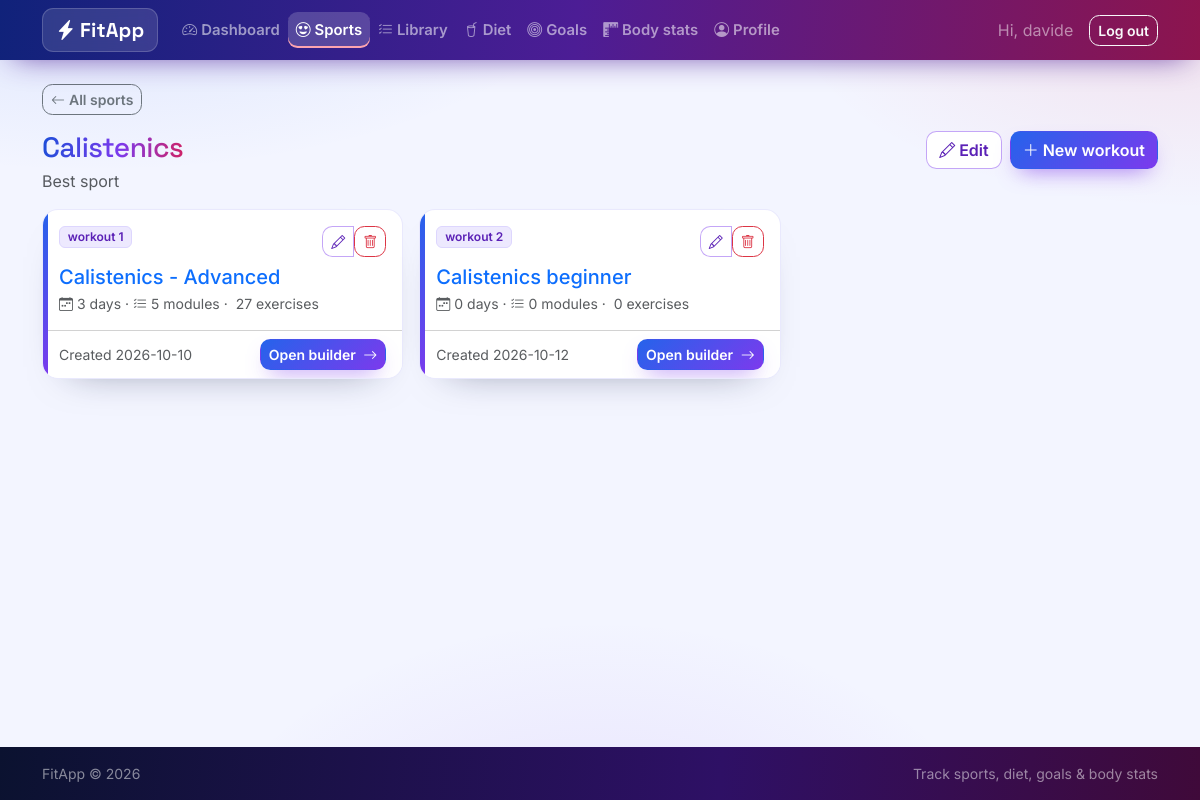
The app's page /sports/1 (signed in) with its own data.
### tables this page shows
CREATE TABLE "users" (
    id            INTEGER PRIMARY KEY AUTOINCREMENT,
    username      TEXT UNIQUE NOT NULL,
    email         TEXT UNIQUE NOT NULL,
    password_hash TEXT NOT NULL,
    height_cm     REAL,
    birth_date    TEXT,
    sex           TEXT,
    role          TEXT NOT NULL DEFAULT 'user' CHECK (role IN ('user', 'admin')),
    created_at    TEXT NOT NULL DEFAULT (datetime('now'))
);

CREATE TABLE "sports" (
                id         INTEGER PRIMARY KEY AUTOINCREMENT,
                user_id    INTEGER NOT NULL REFERENCES users (id) ON DELETE CASCADE,
                name       TEXT NOT NULL,
                notes      TEXT,
                created_at TEXT NOT NULL DEFAULT (datetime('now'))
            );

CREATE TABLE workouts (
    id         INTEGER PRIMARY KEY AUTOINCREMENT,
    sport_id   INTEGER NOT NULL REFERENCES sports (id) ON DELETE CASCADE,
    position   INTEGER NOT NULL DEFAULT 0,
    name       TEXT NOT NULL,
    notes      TEXT,
    created_at TEXT NOT NULL DEFAULT (datetime('now'))
);

### fitapp/routes/sports.py (the view)
@bp.route("/<int:sport_id>")
@login_required
def detail(sport_id):
    sport = _get_sport(sport_id)
    db = get_db()
    workouts = _workout_stats(db, sport_id)
    return render_template("sports/detail.html", sport=sport, workouts=workouts)

### fitapp/auth.py (called while the page is built)
def load_current_user():
    user_id = session.get("user_id")
    if user_id is None:
        g.user = None
    else:
        g.user = get_db().execute(
            "SELECT * FROM users WHERE id = ?", (user_id,)
        ).fetchone()
    return g.user

def login_required(view):
    @wraps(view)
    def wrapped(*args, **kwargs):
        if load_current_user() is None:
            flash("Please log in to access this page.", "warning")
            return redirect(url_for("auth.login", next=request.path))
        return view(*args, **kwargs)
    return wrapped

@bp.before_app_request
def _load_user():
    load_current_user()
    if g.user is not None and g.user["role"] == "admin":
        blueprint = (request.endpoint or "").split(".", 1)[0]
        if blueprint in ADMIN_BLOCKED_BLUEPRINTS:
            flash("Admin accounts manage users and settings only.", "warning")
            return redirect(url_for("admin.index"))

### fitapp/db.py (called while the page is built)
def get_db():
    if "db" not in g:
        g.db = sqlite3.connect(
            current_app.config["DATABASE"],
            detect_types=sqlite3.PARSE_DECLTYPES,
        )
        g.db.row_factory = sqlite3.Row
        g.db.execute("PRAGMA foreign_keys = ON")
    return g.db

### fitapp/routes/sports.py (called while the page is built)
def _get_sport(sport_id):
    sport = get_db().execute(
        "SELECT * FROM sports WHERE id = ? AND user_id = ?",
        (sport_id, g.user["id"]),
    ).fetchone()
    if sport is None:
        abort(404)
    return sport

def _workout_stats(db, sport_id):
    return db.execute(
        """SELECT w.*,
                  (SELECT COUNT(*) FROM workout_days d WHERE d.workout_id = w.id) AS day_count,
                  (SELECT COUNT(*) FROM day_entries e
                     JOIN workout_days d ON d.id = e.workout_day_id
                    WHERE d.workout_id = w.id AND e.module_id IS NOT NULL) AS module_count,
                  (SELECT COUNT(*) FROM day_entry_sets s
                     JOIN day_entries e ON e.id = s.day_entry_id
                     JOIN workout_days d ON d.id = e.workout_day_id
                    WHERE d.workout_id = w.id) AS exercise_count
           FROM workouts w
           WHERE w.sport_id = ?
           ORDER BY w.position, w.id""",
        (sport_id,),
    ).fetchall()

### fitapp/templates/sports/detail.html (shortened to what this page needs)
{% extends "base.html" %}
{% block back %}
<a class="btn btn-outline-secondary btn-sm mb-3" href="{{ url_for('sports.index') }}">
  <i class="bi bi-arrow-left me-1"></i>All sports
</a>
{% endblock %}
{% block content %}
<div class="d-flex flex-wrap justify-content-between align-items-start mb-3 gap-2">
  <div>
    <h1 class="h3 mb-0">{{ sport['name'] }}</h1>
    {% if sport['notes'] %}<p class="text-muted mb-0 mt-1">{{ sport['notes'] }}</p>{% endif %}
  </div>
  <div class="d-flex flex-wrap gap-2">
    <a class="btn btn-outline-success" href="{{ url_for('sports.edit', sport_id=sport['id']) }}">
      <i class="bi bi-pencil me-1"></i>Edit
    </a>
    <a class="btn btn-success" href="{{ url_for('sports.workout_new', sport_id=sport['id']) }}">
      <i class="bi bi-plus-lg me-1"></i>New workout
    </a>
  </div>
</div>
<div class="row g-3">
  {% for w in workouts %}
  <div class="col-md-6 col-xl-4">
    <div class="card stat-card h-100">
      <div class="card-body">
        <div class="d-flex justify-content-between align-items-start mb-2">
          <span class="badge text-bg-light border">workout {{ loop.index }}</span>
          <div class="btn-group">
            <a class="btn btn-sm btn-outline-success" href="{{ url_for('sports.workout_edit', sport_id=sport['id'], workout_id=w['id']) }}">
              <i class="bi bi-pencil"></i>
            </a>
            <form class="d-inline" action="{{ url_for('sports.workout_delete', sport_id=sport['id'], workout_id=w['id']) }}"
                  method="post" onsubmit="return confirm('Delete this workout and all its days and modules?');">
              <button class="btn btn-sm btn-outline-danger" type="submit"><i class="bi bi-trash"></i></button>
            </form>
          </div>
        </div>
        <h2 class="h5 mb-1">
          <a class="text-decoration-none" href="{{ url_for('sports.workout_detail', sport_id=sport['id'], workout_id=w['id']) }}">{{ w['name'] }}</a>
        </h2>
        <div class="small text-muted">
          <i class="bi bi-calendar-week me-1"></i>{{ w['day_count'] }} day{{ 's' if w['day_count'] != 1 }}
          &middot; <i class="bi bi-list-check me-1"></i>{{ w['module_count'] }} module{{ 's' if w['module_count'] != 1 }}
          &middot; {{ w['exercise_count'] }} exercise{{ 's' if w['exercise_count'] != 1 }}
        </div>
      </div>
      <div class="card-footer bg-white d-flex justify-content-between align-items-center">
        <small class="text-muted">Created {{ w['created_at'][:10] }}</small>
        <a class="btn btn-sm btn-success" href="{{ url_for('sports.workout_detail', sport_id=sport['id'], workout_id=w['id']) }}">
          Open builder <i class="bi bi-arrow-right ms-1"></i>
        </a>
      </div>
    </div>
  </div>
  {% endfor %}
</div>
{% endblock %}

### fitapp/templates/base.html (shortened to what this page needs)
<!doctype html>
<html lang="en" data-bs-theme="light">
<head>
  <link href="https://cdn.jsdelivr.net/npm/bootstrap@5.3.3/dist/css/bootstrap.min.css" rel="stylesheet">
  <link href="https://cdn.jsdelivr.net/npm/bootstrap-icons@1.11.3/font/bootstrap-icons.min.css" rel="stylesheet">
  <link href="{{ url_for('static', filename='css/style.css') }}" rel="stylesheet">
</head>
<body class="d-flex flex-column min-vh-100">
<nav class="navbar navbar-expand-lg navbar-dark navbar-fitapp sticky-top">
  <div class="container">
    <a class="navbar-brand fw-bold" href="{{ url_for('dashboard.index') }}">
      <i class="bi bi-lightning-charge-fill me-1"></i>FitApp
    </a>
    <div class="collapse navbar-collapse" id="mainNav">
      {% if g.user %}
      <ul class="navbar-nav me-auto">
        {% if g.user['role'] == 'admin' %}
        <li class="nav-item"><a class="nav-link {% if request.endpoint and request.endpoint.startswith('profile.') %}active{% endif %}"
           href="{{ url_for('profile.index') }}"><i class="bi bi-person-circle me-1"></i>Profile</a></li>
        <li class="nav-item"><a class="nav-link {% if request.endpoint and request.endpoint.startswith('admin.') %}active{% endif %}"
           href="{{ url_for('admin.index') }}"><i class="bi bi-shield-lock me-1"></i>Admin</a></li>
        {% else %}
        <li class="nav-item"><a class="nav-link {% if request.endpoint == 'dashboard.index' %}active{% endif %}"
           href="{{ url_for('dashboard.index') }}"><i class="bi bi-speedometer2 me-1"></i>Dashboard</a></li>
        <li class="nav-item"><a class="nav-link {% if request.endpoint and request.endpoint.startswith('sports.') %}active{% endif %}"
           href="{{ url_for('sports.index') }}"><i class="bi bi-emoji-heart-eyes me-1"></i>Sports</a></li>
        <li class="nav-item"><a class="nav-link {% if request.endpoint and request.endpoint.startswith('library.') %}active{% endif %}"
           href="{{ url_for('library.index') }}"><i class="bi bi-list-check me-1"></i>Library</a></li>
        <li class="nav-item"><a class="nav-link {% if request.endpoint and request.endpoint.startswith('diets.') %}active{% endif %}"
           href="{{ url_for('diets.index') }}"><i class="bi bi-cup-straw me-1"></i>Diet</a></li>
        <li class="nav-item"><a class="nav-link {% if request.endpoint and request.endpoint.startswith('goals.') %}active{% endif %}"
           href="{{ url_for('goals.index') }}"><i class="bi bi-bullseye me-1"></i>Goals</a></li>
        <li class="nav-item"><a class="nav-link {% if request.endpoint and request.endpoint.startswith('stats.') %}active{% endif %}"
           href="{{ url_for('stats.index') }}"><i class="bi bi-rulers me-1"></i>Body stats</a></li>
        <li class="nav-item"><a class="nav-link {% if request.endpoint and request.endpoint.startswith('profile.') %}active{% endif %}"
           href="{{ url_for('profile.index') }}"><i class="bi bi-person-circle me-1"></i>Profile</a></li>
        {% endif %}
      </ul>
      <div class="d-flex align-items-center">
        <span class="navbar-text me-3 text-white-50">Hi, {{ g.user['username'] }}</span>
        <form action="{{ url_for('auth.logout') }}" method="post" class="m-0">
          <button class="btn btn-outline-light btn-sm" type="submit">Log out</button>
        </form>
      </div>
      {% endif %}
    </div>
  </div>
</nav>
<main class="container py-4 flex-grow-1">
  {% block back %}{% endblock %}
  {% block content %}{% endblock %}
</main>
<footer class="bg-dark text-white-50 py-3 mt-auto">
  <div class="container small d-flex justify-content-between">
    <span>FitApp &copy; {{ now_year if now_year else '2026' }}</span>
    <span>Track sports, diet, goals &amp; body stats</span>
  </div>
</footer>
</body>
</html>

### fitapp/static/css/style.css (style rules this page uses)
:root { --fa-blue: #2563eb; --fa-blue-deep: #1d4ed8; --fa-violet: #7c3aed; --fa-violet-deep: #5b21b6; --fa-red: #ef4444; --fa-rose: #e11d48; --fa-ink: #0b1230; --grad-main: linear-gradient(135deg, #2563eb 0%, #7c3aed 55%, #e11d48 120%); --grad-btn: linear-gradient(135deg, #2563eb 0%, #7c3aed 100%); --grad-btn-hover: linear-gradient(135deg, #1d4ed8 0%, #6d28d9 100%); --grad-fire: linear-gradient(135deg, #7c3aed 0%, #e11d48 100%); --font-display: "Space Grotesk", "Inter", system-ui, sans-serif; --font-body: "Inter", system-ui, -apple-system, "Segoe UI", sans-serif; }
* { -webkit-tap-highlight-color: transparent; }
body { font-family: var(--font-body); background-color: #f3f5ff; background-image: radial-gradient(900px 420px at 8% -10%, rgba(37, 99, 235, .14), transparent 60%), radial-gradient(760px 380px at 100% 0%, rgba(225, 29, 72, .10), transparent 55%), radial-gradient(700px 500px at 50% 115%, rgba(124, 58, 237, .12), transparent 60%); background-attachment: fixed; }
main h1, .h3, .h4 { font-family: var(--font-display); letter-spacing: -.02em; }
main > h1, h1.h3 { background: linear-gradient(95deg, #1d4ed8 0%, #7c3aed 55%, #e11d48 110%); -webkit-background-clip: text; background-clip: text; color: transparent; display: inline-block; }
.navbar-fitapp { background-image: linear-gradient(95deg, #10227a 0%, #4c1d95 48%, #9f1239 115%); box-shadow: 0 10px 30px -14px rgba(76, 29, 149, .85); }
.navbar-fitapp .navbar-brand { font-family: var(--font-display); font-weight: 700; letter-spacing: .01em; background: rgba(255, 255, 255, .12); border: 1px solid rgba(255, 255, 255, .18); padding: .38rem .8rem; border-radius: .7rem; backdrop-filter: blur(6px); }
.navbar-fitapp .nav-link { font-weight: 600; font-size: .93rem; border-radius: .6rem; padding: .45rem .8rem; transition: background-color .2s ease, transform .2s ease; }
.navbar-fitapp .nav-link.active { background-color: rgba(255, 255, 255, .18); box-shadow: inset 0 -2px 0 #fda4af; }
.btn { font-weight: 600; border-radius: .65rem; transition: transform .15s ease, box-shadow .2s ease, filter .2s ease; }
.btn-success, .btn-success:hover, .btn-success:focus, .btn-success:active { color: #fff; border-color: transparent; background-color: transparent; background-image: var(--grad-btn); box-shadow: 0 10px 22px -10px rgba(124, 58, 237, .75); }
.btn-outline-success, .btn-outline-success:hover, .btn-outline-success:focus { color: var(--fa-violet-deep); border-color: rgba(124, 58, 237, .45); background-color: #fff; }
.card { border-radius: 1rem; border: 1px solid rgba(99, 102, 241, .14); box-shadow: 0 18px 40px -30px rgba(15, 23, 60, .55); transition: transform .2s ease, box-shadow .25s ease; }
.stat-card { overflow: hidden; position: relative; }
.stat-card::before { content: ""; position: absolute; inset: 0 auto 0 0; width: 5px; background: var(--grad-btn); }
.badge.text-bg-light { background: #ede9fe !important; color: #5b21b6 !important; border: 1px solid #ddd6fe !important; font-weight: 600; }
footer { background: linear-gradient(95deg, #0b1230 0%, #2e1065 60%, #4c0519 130%) !important; color: rgba(255, 255, 255, .55) !important; }

### records on screen
users: user.username "davide"
sports: notes "Best sport"
workouts: name "Calistenics - Advanced", day_count "3", day_count "s", module_count "5", module_count "s", exercise_count "27", exercise_count "s", created_at "2026-10-10"
workouts: name "Calistenics beginner", day_count "0", day_count "s", module_count "0", module_count "s", exercise_count "0", exercise_count "s", created_at "2026-10-12"
